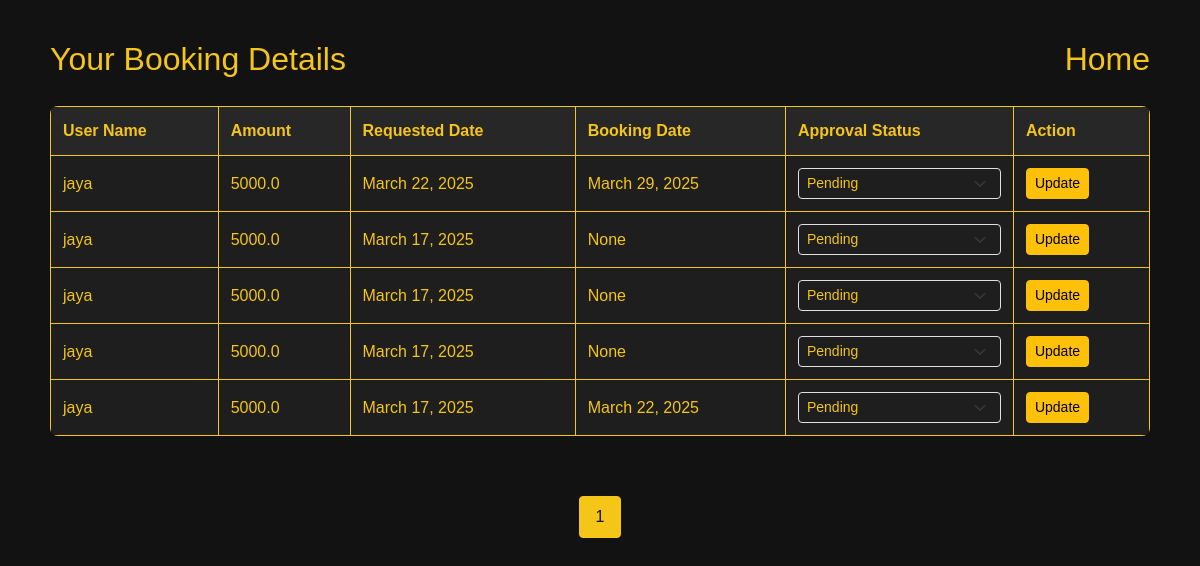
/Frontend/lawyer/bookings/ (signed in), run on the app's committed database.
### Frontend/models.py (models this page shows, shortened)
class Booking_Model(models.Model):
    STATUS_CHOICES = [
        ('Pending', 'Pending'),
        ('Approved', 'Approved'),
        ('Rejected', 'Rejected'),
    ]
    user = models.ForeignKey(UserDb, on_delete=models.CASCADE)
    Lawyer = models.ForeignKey(LawyerDb, on_delete=models.CASCADE)
    amount = models.CharField(max_length=100)
    booking_date = models.DateField(null=True, blank=True)
    created_date = models.DateField(auto_now_add=True)
    updated_date = models.DateField(auto_now=True)
    is_active = models.BooleanField(default=False)
    approval_status = models.CharField(
        max_length=10,
        choices=STATUS_CHOICES,
        default='Pending'
    )

class UserDb(models.Model):
    Name=models.CharField(max_length=50,null=True,blank=True)
    EmailId=models.EmailField(max_length=50,null=True,blank=True)
    Phn_No=models.IntegerField(null=True,blank=True)
    username=models.CharField(max_length=50,null=True,blank=True,unique=True)
    password=models.CharField(max_length=50,null=True,blank=True)

### Frontend/views.py (the view)
# urls.py: path('lawyer/bookings/', views.lawyer_bookings, name='lawyer_bookings'),
def lawyer_bookings(request):
    lawyer_id = request.session.get('lawyer_id')
    if not lawyer_id:
        messages.error(request, "You must be logged in to view bookings.")
        return redirect('lawyer_log')
    lawyer = get_object_or_404(LawyerDb, id=lawyer_id)
    bookings_list = Booking_Model.objects.filter(Lawyer=lawyer).order_by('-created_date')
    paginator = Paginator(bookings_list, 5)
    page = request.GET.get('page')
    try:
        bookings = paginator.page(page)
    except PageNotAnInteger:
        bookings = paginator.page(1)
    except EmptyPage:
        bookings = paginator.page(paginator.num_pages)
    return render(request, "lawyer_booking.html", {'bookings': bookings})

### Frontend/templates/lawyer_booking.html (shortened to what this page needs)
<!DOCTYPE html>
<html lang="en">
<head>
    <link href="https://cdn.jsdelivr.net/npm/bootstrap@5.3.3/dist/css/bootstrap.min.css" rel="stylesheet">
</head>
<body>
    <div class="container">
        <div class="d-flex justify-content-between align-item-center">
            <h2>Your Booking Details</h2>
            <a style="text-decoration: none;" class="b" href="{% url 'homepage' %}"><h2>Home</h2></a>
        </div>
        {% if bookings %}
            <table>
                <tr>
                    <th>User Name</th>
                    <th>Amount</th>
                    <th>Requested Date</th>
                    <th>Booking Date</th>
                    <th>Approval Status</th>
                    <th>Action</th>
                </tr>
                {% for booking in bookings %}
                <form method="POST" action="{% url 'update_approval' booking.id %}">
                    <tr>
                        <td>{{ booking.user.Name }}</td>
                        <td>{{ booking.amount }}</td>
                        <td>{{ booking.created_date }}</td>
                        <td>{{ booking.booking_date }}</td>
                        <td>
                            <select name="approval_status" class="form-select form-select-sm" style="background-color: #1e1e1e; color: #f5c518;">
                                <option value="Pending" {% if booking.approval_status == "Pending" %}selected{% endif %}>Pending</option>
                            </select>
                        </td>
                        <td>
                            <button type="submit" class="btn btn-warning btn-sm">Update</button>
                        </td>
                    </tr>
                </form>
                {% endfor %}
            </table>
        </div>
        <div class="pagination">
            {% for num in bookings.paginator.page_range %}
                {% if bookings.number == num %}
                    <a class="active" href="?page={{ num }}">{{ num }}</a>
                {% elif num > bookings.number|add:'-3' and num < bookings.number|add:'3' %}
                    <a href="?page={{ num }}">{{ num }}</a>
                {% endif %}
            {% endfor %}
        </div>
        {% else %}
            <p>No bookings found.</p>
        {% endif %}
</body>
</html>

### Frontend/templates/lawyer_booking.html (style rules this page uses)
body { background-color: #121212; color: #f5c518; font-family: 'Arial', sans-serif; }
h2 { text-align: center; margin-top: 20px; color: #f5c518; }
table { width: 100%; border-collapse: collapse; margin: 20px 0; background-color: #1e1e1e; border-radius: 8px; overflow: hidden; }
th, td { border: 1px solid #f5c518; padding: 12px; text-align: left; color: #f5c518; }
th { background-color: #272727; font-weight: bold; }
.pagination { display: flex; justify-content: center; margin: 20px 0; }
.pagination a { padding: 8px 16px; margin: 0 4px; border: 1px solid #f5c518; text-decoration: none; color: #f5c518; border-radius: 4px; transition: background-color 0.3s ease; }
.pagination a.active { background-color: #f5c518; color: #121212; }
.container { padding: 20px; }

### data on the page
Booking_Model: user.Name "jaya", amount "5000.0", created_date "March 22, 2025", booking_date "March 29, 2025", approval_status "Pending"
Booking_Model: user.Name "jaya", amount "5000.0", created_date "March 17, 2025", booking_date "None", approval_status "Pending"
Booking_Model: user.Name "jaya", amount "5000.0", created_date "March 17, 2025", booking_date "None", approval_status "Pending"
Booking_Model: user.Name "jaya", amount "5000.0", created_date "March 17, 2025", booking_date "None", approval_status "Pending"
Booking_Model: user.Name "jaya", amount "5000.0", created_date "March 17, 2025", booking_date "March 22, 2025", approval_status "Pending"

### other printed values
{{ num }} "1"
